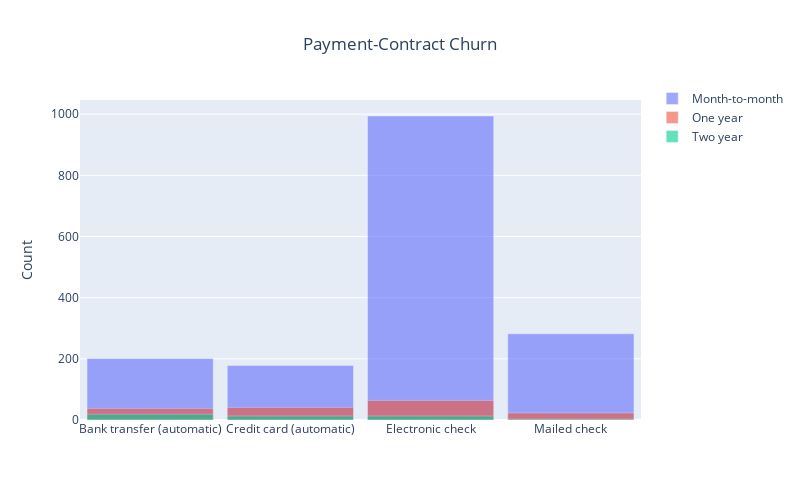

This figure's notebook cell:
### Markdown cell above
Customer churn associated with a specific payment method may suggest potential issues such as payment difficulties. 

Customers using electronic check may face greater payment friction and reduced flexibility, which can contribute to a higher likelihood of churn (representing 45% of churn amount), especially among those on month-to-month contracts, where the lack of long-term commitment and increased payment pressure make churn more probable.

### Code cell
fig = go.Figure()

churned = cust_churn[cust_churn['Churn'] == 1]

payment_contract_churn = churned.groupby(['Payment Method', 'Contract']).size().reset_index(name='Count')
pivot = payment_contract_churn.pivot(index='Payment Method', columns='Contract', values='Count').fillna(0)

for contract_type in pivot.columns:
    fig.add_trace(go.Bar(x=pivot.index,y=pivot[contract_type],name=contract_type,opacity=0.6))

fig.update_layout( barmode='overlay', bargap=0.1, width=800, height=500, yaxis_title='Count', legend=dict(y=1.05, x=1.02), title='Payment-Contract Churn', title_x=0.5)

fig.show()

### Figure 1 — Plotly figure (JSON) as saved in the notebook; plotly's stock layout.template omitted (floating-point values rounded to 4 significant figures)
{"data": [{"name": "Month-to-month", "opacity": 0.6, "type": "bar", "x": ["Bank transfer (automatic)", "Credit card (automatic)", "Electronic check", "Mailed check"], "y": [201, 178, 994, 282]}, {"name": "One year", "opacity": 0.6, "type": "bar", "x": ["Bank transfer (automatic)", "Credit card (automatic)", "Electronic check", "Mailed check"], "y": [38, 41, 64, 23]}, {"name": "Two year", "opacity": 0.6, "type": "bar", "x": ["Bank transfer (automatic)", "Credit card (automatic)", "Electronic check", "Mailed check"], "y": [19, 13, 13, 3]}], "layout": {"bargap": 0.1, "barmode": "overlay", "height": 500, "legend": {"x": 1.02, "y": 1.05}, "title": {"text": "Payment-Contract Churn", "x": 0.5}, "width": 800, "yaxis": {"title": {"text": "Count"}}}}
